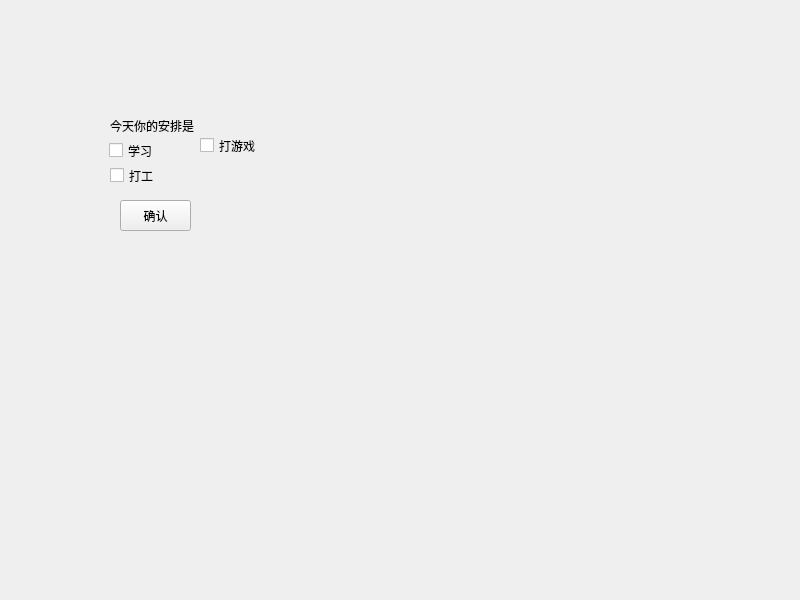
<?xml version="1.0" encoding="UTF-8"?>
<ui version="4.0">
 <class>Widget</class>
 <widget class="QWidget" name="Widget">
  <property name="geometry">
   <rect>
    <x>0</x>
    <y>0</y>
    <width>800</width>
    <height>600</height>
   </rect>
  </property>
  <property name="windowTitle">
   <string>Widget</string>
  </property>
  <widget class="QLabel" name="label">
   <property name="geometry">
    <rect>
     <x>110</x>
     <y>110</y>
     <width>451</width>
     <height>31</height>
    </rect>
   </property>
   <property name="text">
    <string>今天你的安排是</string>
   </property>
  </widget>
  <widget class="QCheckBox" name="checkBox">
   <property name="geometry">
    <rect>
     <x>109</x>
     <y>135</y>
     <width>81</width>
     <height>31</height>
    </rect>
   </property>
   <property name="text">
    <string>学习</string>
   </property>
  </widget>
  <widget class="QCheckBox" name="checkBox_2">
   <property name="geometry">
    <rect>
     <x>200</x>
     <y>130</y>
     <width>261</width>
     <height>31</height>
    </rect>
   </property>
   <property name="text">
    <string>打游戏</string>
   </property>
  </widget>
  <widget class="QCheckBox" name="checkBox_3">
   <property name="geometry">
    <rect>
     <x>110</x>
     <y>160</y>
     <width>111</width>
     <height>31</height>
    </rect>
   </property>
   <property name="text">
    <string>打工</string>
   </property>
  </widget>
  <widget class="QPushButton" name="pushButton">
   <property name="geometry">
    <rect>
     <x>120</x>
     <y>200</y>
     <width>71</width>
     <height>31</height>
    </rect>
   </property>
   <property name="text">
    <string>确认</string>
   </property>
  </widget>
 </widget>
 <resources/>
 <connections/>
</ui>
